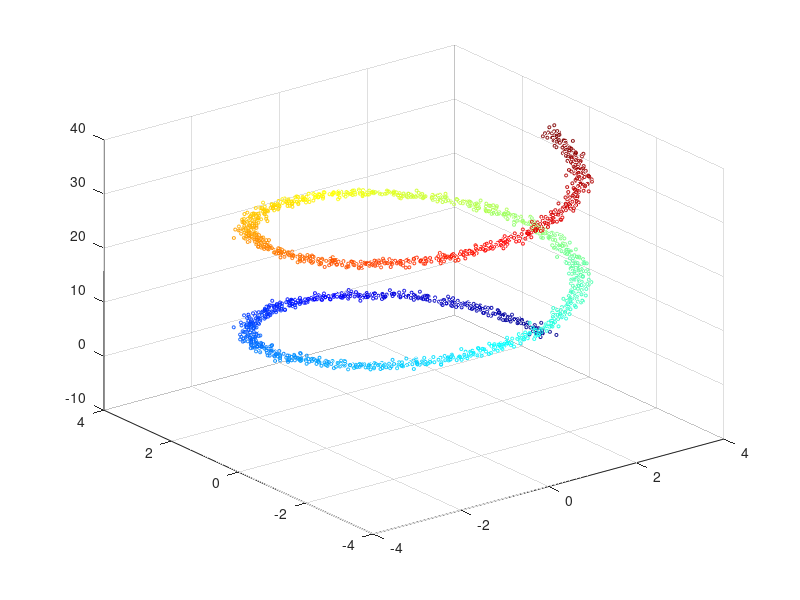

Source code (MATLAB): (Note: this script raises an error after producing the figure.)
f = @(t) [3.0*cos(4.0*pi*t),3.0*sin(4.0*pi*t),12.0*pi*t];

N = 2000;
t = linspace(0.0,1.0,N)';

eta = 0.1;

X = f(t);
X = X + eta*randn(size(X));

figure;
scatter3(X(:,1),X(:,2),X(:,3),5,t);
colormap(jet);


[T,B,idxNN] = ltsa(X,20,1);

figure;
spy(B);

figure;
scatter(t,T,5,t);
colormap(jet);


I = double(imread('purple_stp.jpg'));

w = 10;
max_I  = zeros(size(I,1)/w,size(I,2)/w,size(I,3));
min_I  = zeros(size(I,1)/w,size(I,2)/w,size(I,3));
mean_I = zeros(size(I,1)/w,size(I,2)/w,size(I,3));
sig_I  = zeros(size(I,1)/w,size(I,2)/w,size(I,3));
for i = 0:size(max_I,1)-1
    for j = 0:size(max_I,2)-1
        aux = I(w*i+1:w*i+w,w*j+1:w*j+w,:);
        max_I (i+1,j+1,:) = max (max (aux));
        min_I (i+1,j+1,:) = min (min (aux));
        mean_I(i+1,j+1,:) = mean(mean(aux));
        sig_I (i+1,j+1,:) = sqrt(mean(mean(power(aux-repmat(mean_I(i+1,j+1,:),[w,w,1]),2))));
    end
end

X = [];
C = [];
for i = 1:size(max_I,1)
    for j = 1:size(max_I,2)
        aux = reshape([max_I(i,j,:),min_I(i,j,:),mean_I(i,j,:),sig_I(i,j,:)],[1,12]);
        X = [X;aux];
        C = [C;reshape(mean_I(i,j,:)/255.0,[1,3])];
    end
end

k = 100;
d = 2;

[T,B,idxNN] = ltsa(X,k,d);

figure;
spy(B);

figure;
scatter(T(:,1),T(:,2),5,C);

DIR = dir('coil_100');
X = [];
C = [];
w = 16;
dirs = [];
for i = 3:length(DIR)
    dirname = strcat('coil_100/',DIR(i).name);
    AUX_DIR = dir(dirname);
    dirs = [dirs, DIR(i).name];
    for j = 3:length(AUX_DIR)
        auxfilename = strcat(dirname,'/',AUX_DIR(j).name);
        aux = double(imread(auxfilename))/255.0;
        
        mean_aux = zeros([size(aux,1)/w,size(aux,2)/w,size(aux,3)]);
        min_aux  = zeros([size(aux,1)/w,size(aux,2)/w,size(aux,3)]);
        max_aux  = zeros([size(aux,1)/w,size(aux,2)/w,size(aux,3)]);
        for k = 0:size(mean_aux,1)-1
            for l = 0:size(mean_aux,2)-1
                aux3 = aux(w*k+1:w*k+w,w*l+1:w*l+w,:);
                mean_aux(k+1,l+1,:) = mean(mean(aux3));
                min_aux(k+1,l+1,:)  = min(min(aux3));
                max_aux(k+1,l+1,:)  = max(max(aux3));
            end
        end
        %d = size(aux2);
        X = [X ; reshape(min_aux,[1,numel(min_aux)]),reshape(mean_aux,[1,numel(mean_aux)]),reshape(max_aux,[1,numel(max_aux)]) ];
        C = [C ; i-3];
    end
end

k = 200;
d = 3;
[T,B,idxNN] = ltsa(X,k,d);

figure;
spy(B);

figure;
hold on;
grid on;
for i = 3:length(DIR)
    idx = (C == i-3);
    scatter3(T(idx,1),T(idx,2),T(idx,3),7,C(idx),'filled','MarkerEdgeColor','k','DisplayName',DIR(i).name);
end
colormap(colorcube);
legend(gca,'show');
hold off;